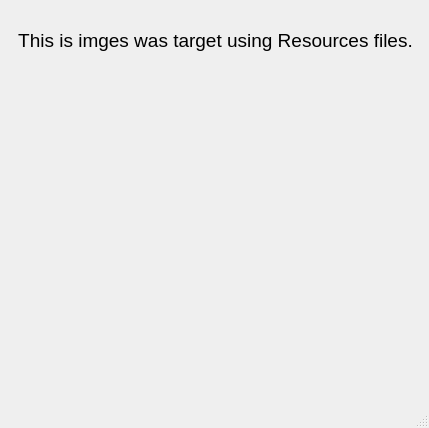
<?xml version="1.0" encoding="UTF-8"?>
<ui version="4.0">
 <class>MainWindow</class>
 <widget class="QMainWindow" name="MainWindow">
  <property name="geometry">
   <rect>
    <x>0</x>
    <y>0</y>
    <width>429</width>
    <height>428</height>
   </rect>
  </property>
  <property name="windowTitle">
   <string>MainWindow</string>
  </property>
  <widget class="QWidget" name="centralwidget">
   <widget class="QLabel" name="label">
    <property name="geometry">
     <rect>
      <x>10</x>
      <y>10</y>
      <width>411</width>
      <height>61</height>
     </rect>
    </property>
    <property name="font">
     <font>
      <pointsize>14</pointsize>
     </font>
    </property>
    <property name="text">
     <string>This is imges was target using Resources files.</string>
    </property>
    <property name="alignment">
     <set>Qt::AlignCenter</set>
    </property>
   </widget>
   <widget class="QLabel" name="label_2">
    <property name="geometry">
     <rect>
      <x>10</x>
      <y>90</y>
      <width>401</width>
      <height>261</height>
     </rect>
    </property>
    <property name="text">
     <string/>
    </property>
    <property name="pixmap">
     <pixmap resource="Resources.qrc">:/images/qtlogo.jpg</pixmap>
    </property>
    <property name="alignment">
     <set>Qt::AlignCenter</set>
    </property>
   </widget>
  </widget>
  <widget class="QMenuBar" name="menubar">
   <property name="geometry">
    <rect>
     <x>0</x>
     <y>0</y>
     <width>429</width>
     <height>21</height>
    </rect>
   </property>
  </widget>
  <widget class="QStatusBar" name="statusbar"/>
 </widget>
 <resources>
  <include location="Resources.qrc"/>
 </resources>
 <connections/>
</ui>
